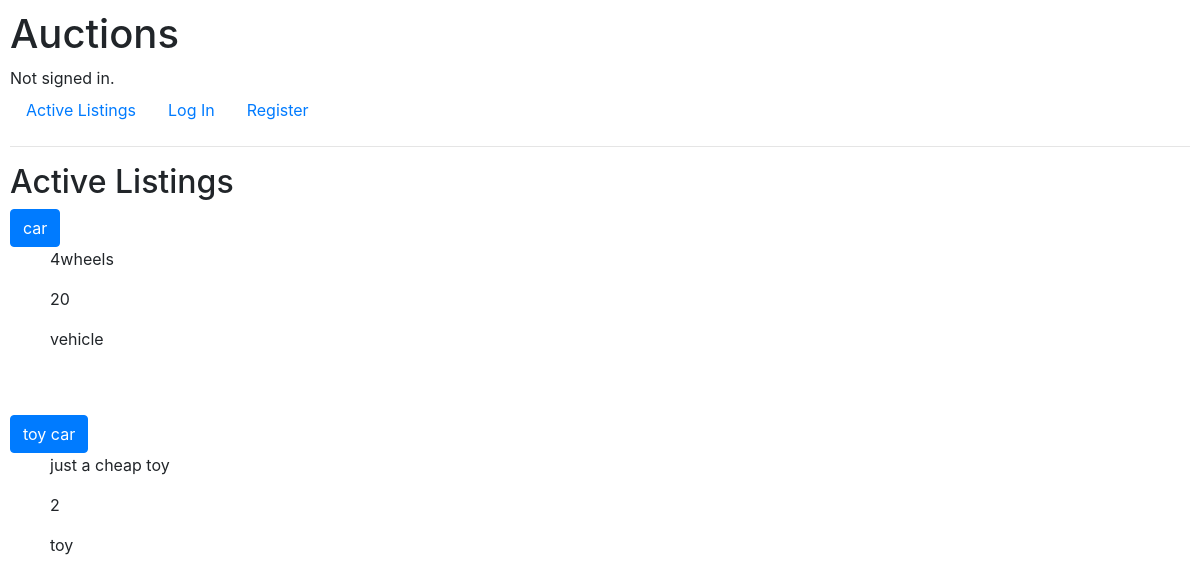
/, run on an earlier commit of the app's database.
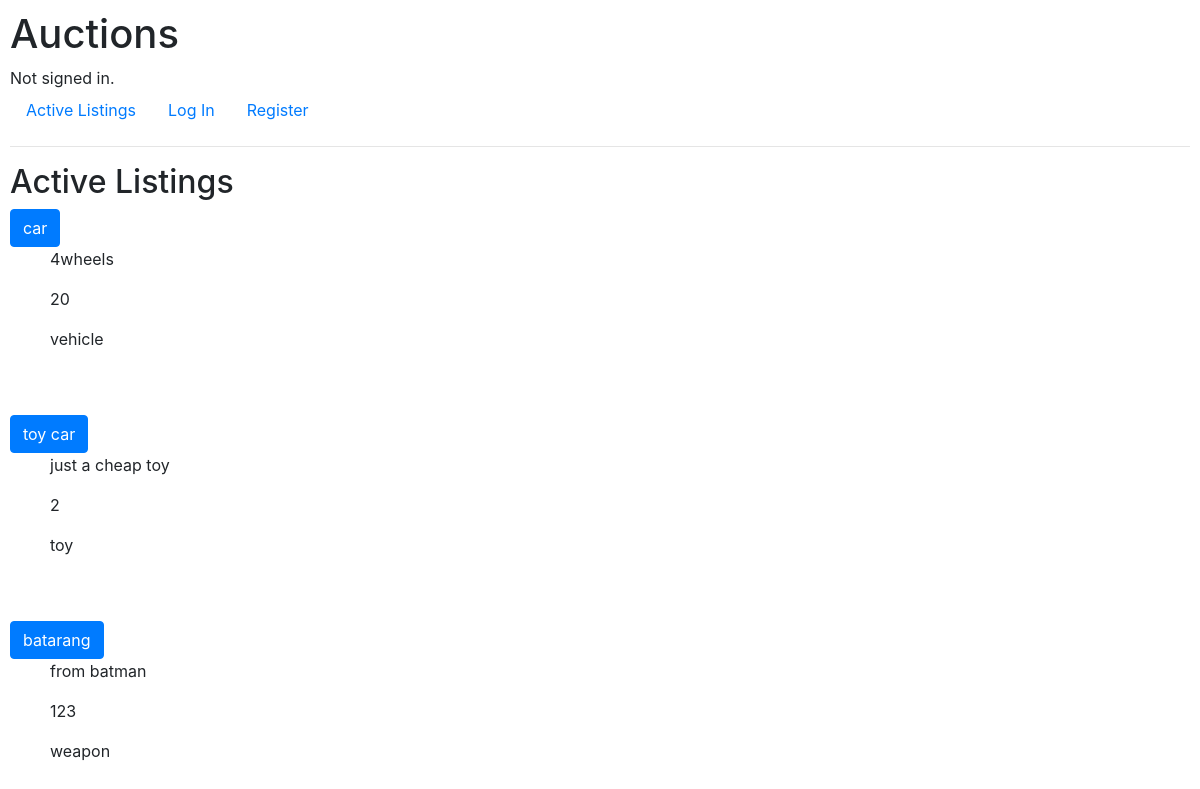
And on a later commit of the database.
### auctions/models.py (models this page shows, shortened)
class Listing(models.Model):
    listing_name = models.CharField(max_length=200)
    listing_description = models.CharField(max_length=1000)
    listing_price = models.IntegerField()
    listing_category = models.CharField(max_length=200)

### auctions/views.py (the view)
# urls.py: path("", views.index, name="index"),
def index(request):
    all_listings = Listing.objects.all()
    return render(request, "auctions/index.html", {"all_listings":all_listings})

### auctions/templates/auctions/index.html (shortened to what this page needs)
{% extends "auctions/layout.html" %}
{% block body %}
    <h2>Active Listings</h2>
                {% for listings in all_listings %}
                    <a href="{% url 'create' %}" class="btn btn-primary">{{listings.listing_name}}</a>
                    <ul>{{listings.listing_description}}</ul>
                    <ul>{{listings.listing_price}}</ul>
                    <ul>{{listings.listing_category}}</ul>
                    <br></br>
                {% endfor %}
{% endblock %}

### auctions/templates/auctions/layout.html (shortened to what this page needs)
{% load static %}
<!DOCTYPE html>
<html lang="en">
    <head>
        <link rel="stylesheet" href="https://stackpath.bootstrapcdn.com/bootstrap/4.4.1/css/bootstrap.min.css">
        <link href="{% static 'auctions/styles.css' %}" rel="stylesheet">
    </head>
    <body>
        <h1>Auctions</h1>
        <div>
            {% if user.is_authenticated %}
                Signed in as <strong>{{ user.username }}</strong>.
            {% else %}
                Not signed in.
            {% endif %}
        </div>
        <ul class="nav">
            <li class="nav-item">
                <a class="nav-link" href="{% url 'index' %}">Active Listings</a>
            </li>
            {% if user.is_authenticated %}
                <li class="nav-item">
                    <a class="nav-link" href="{% url 'logout' %}">Log Out</a>
                </li>
            {% else %}
                <li class="nav-item">
                    <a class="nav-link" href="{% url 'login' %}">Log In</a>
                </li>
                <li class="nav-item">
                    <a class="nav-link" href="{% url 'register' %}">Register</a>
                </li>
            {% endif %}
        </ul>
        <hr>
        {% block body %}
        {% endblock %}
    </body>
</html>

### auctions/static/auctions/styles.css (style rules this page uses)
body { padding: 10px; }

What changed in the data, as far as the page shows it:
added Listing: listing_name "batarang", listing_description "from batman", listing_price "123", listing_category "weapon"
